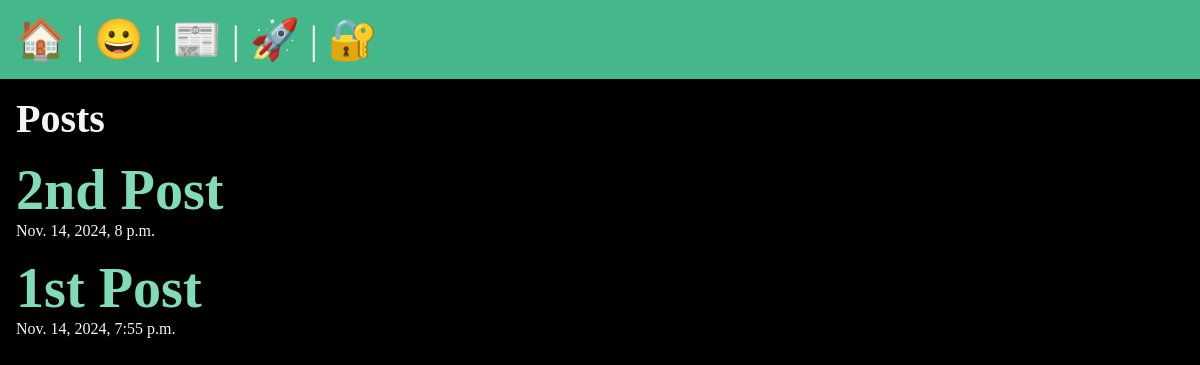
/posts/, run on an earlier commit of the app's database.
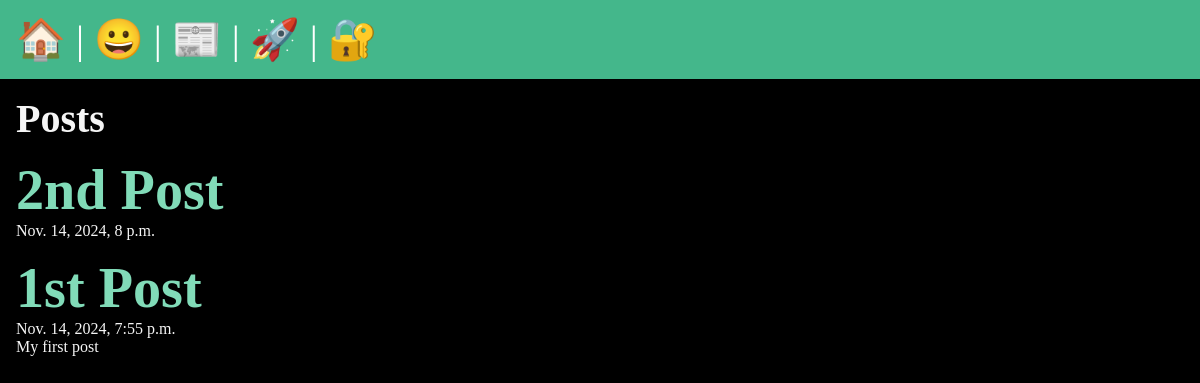
And on a later commit of the database.
### posts/models.py (models this page shows, shortened)
class Post(models.Model):
    title = models.CharField(max_length=75)
    body = models.TextField()
    slug = models.SlugField()
    date = models.DateTimeField(auto_now_add=True)
    banner = models.ImageField(default='fallback.jpeg', blank=True)

### posts/views.py (the view)
# urls.py: path('', views.posts_list, name='list'),
def posts_list(request):
    posts = Post.objects.all().order_by('-date')
    return render(request, 'posts/posts_list.html', {'posts': posts})

### posts/templates/posts/posts_list.html (shortened to what this page needs)
{% extends 'layout.html' %}
{% block content %}
    <section>
        <h1>Posts</h1>
        {% for post in posts %}
            <article class="post">
                <h3>
                    <a href="{% url 'posts:page' slug=post.slug %}">
                        {{ post.title }}
                    </a>
                </h3>
                <p>{{ post.date }}</p>
                <p>{{ post.body }}</p>
            </article>
        {% endfor %}
    </section>
{% endblock %}

What changed in the data, as far as the page shows it:
changed Post "1st Post": body (not shown) → "My first post"
